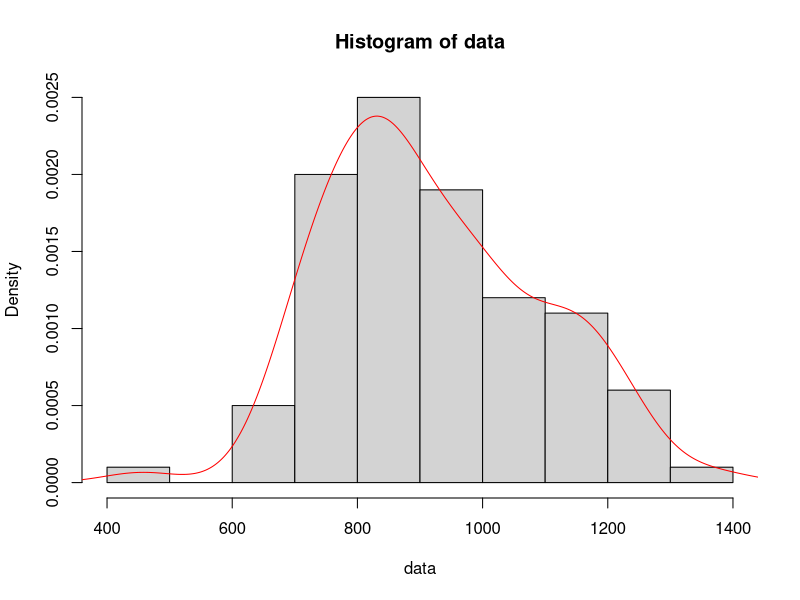
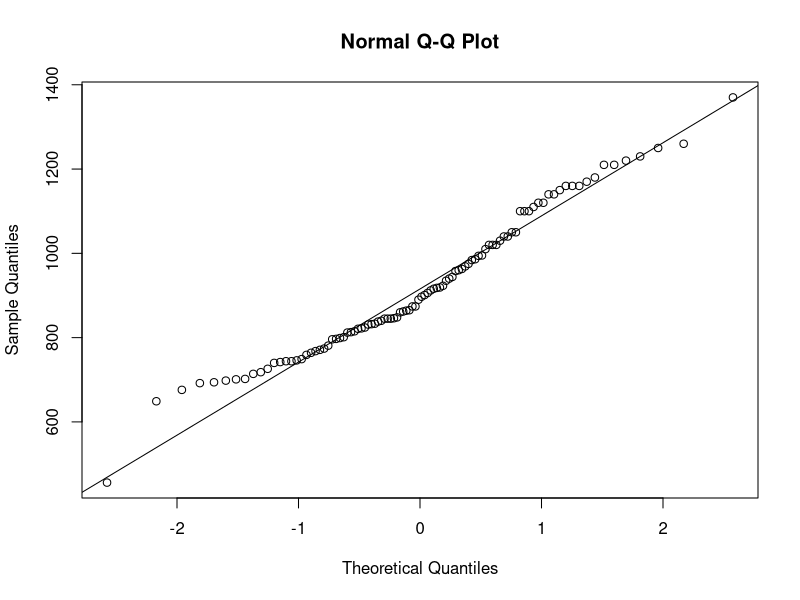
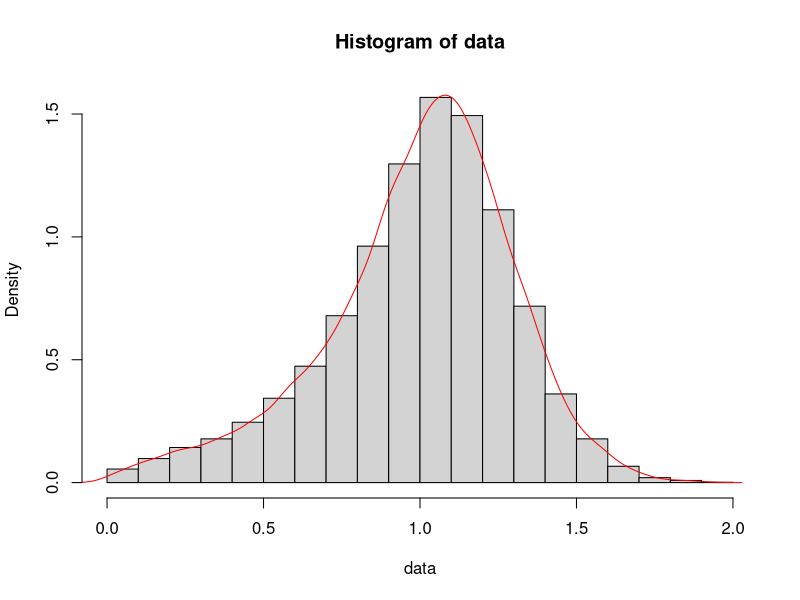
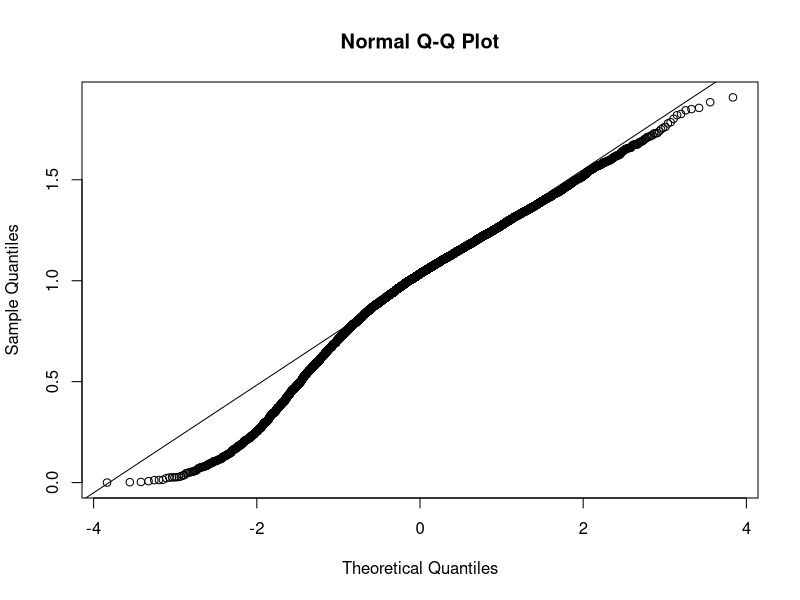
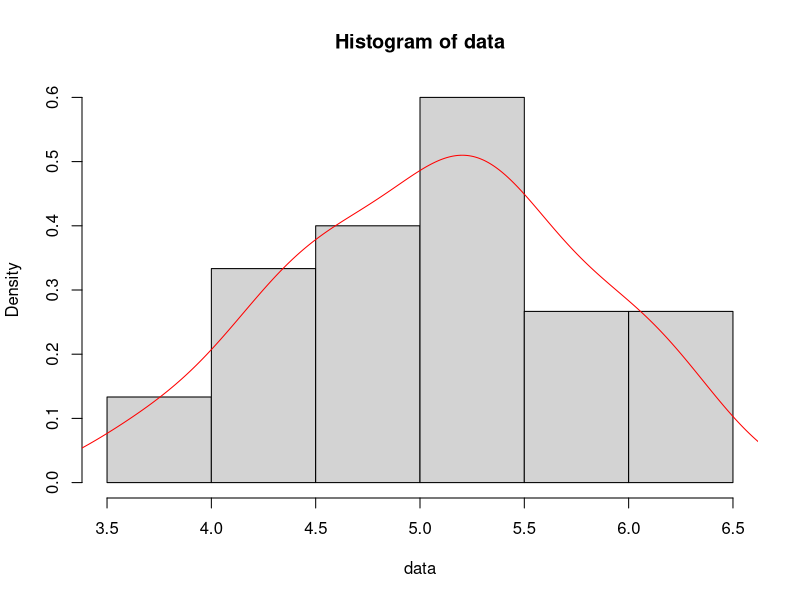
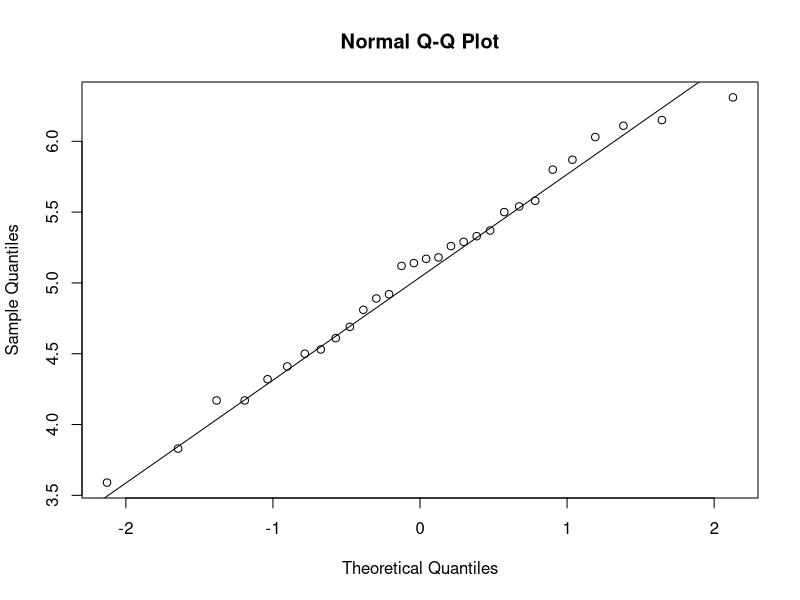
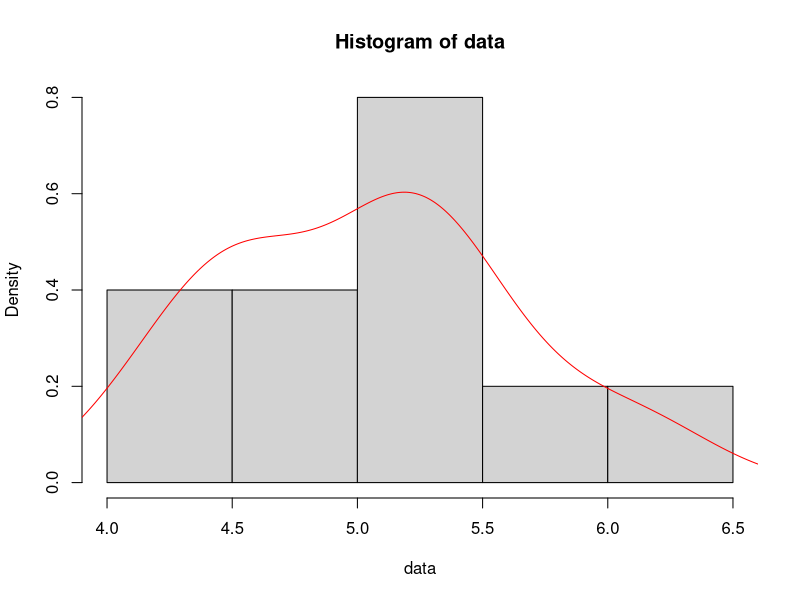
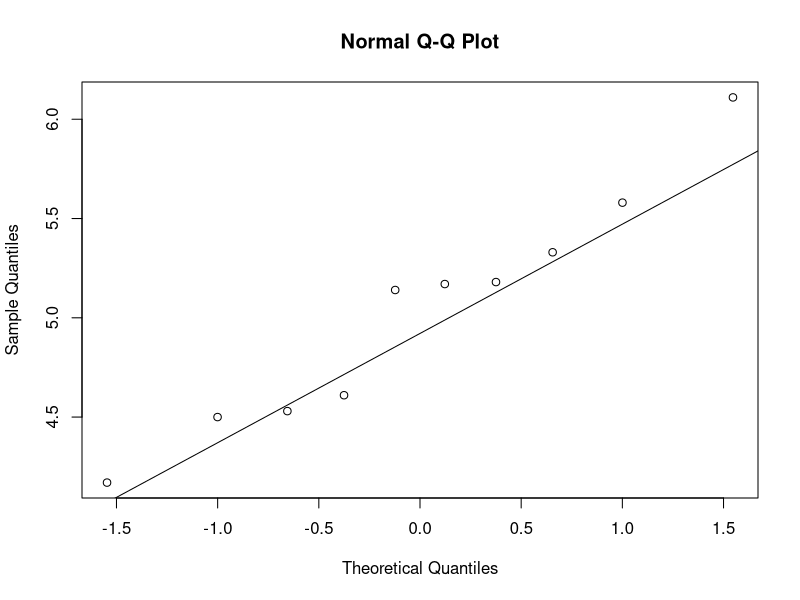

These charts were generated, in order, by the following R code:
comprueba_normalidad <- function(data) {
  hist(data, probability = T)
  lines(density(data), col = "red")
  qqnorm(data)
  qqline(data)
}

comprueba_normalidad(Nile)
comprueba_normalidad(treering)
comprueba_normalidad(PlantGrowth[,1])
comprueba_normalidad(PlantGrowth[PlantGrowth$group == "ctrl",1])
comprueba_normalidad(PlantGrowth[PlantGrowth$group == "trt1",1])
comprueba_normalidad(PlantGrowth[PlantGrowth$group == "trt2",1])
